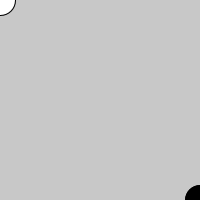
Frame 1 (no input)
Frame 60 (the mouse pressed at the canvas centre just before this capture): identical to frame 1, image omitted
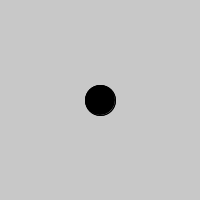
Frame 120 (the mouse held since frame 60 and released just before this capture)

The Processing sketch that drew these frames (run headless with seeded random() and noise(); from frame 60 on, the mouse is pressed at the canvas centre):

// Processing sketch: Aufgabe_2_5_b
// ── Aufgabe_2_5_b.pde
void setup() {
  size(200, 200);
}

void draw() {
  background(200);
  fill(255);
  ellipse(mouseX, mouseY, 30, 30);
  fill(0);
  ellipse(width - mouseX, height - mouseY, 30, 30);
}
